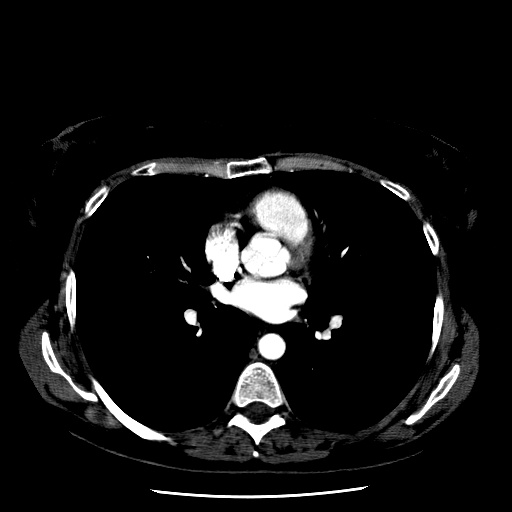
#> input picture 1.jpg, 512 x 512 px
$ python lung_mask_japan.py
#> lines starting #> are read from the running program, lines starting #| are printed output that depends on the picture; after the words box and inside, x2 and y2 are one past the last pixel; in counts of white or black regions, pixels touching at a corner belong together
import cv2
import numpy as np

input_name = "1"
image = cv2.imread(str(input_name) + ".jpg", 0)
#> image is the input picture: shape (512, 512); min 0, max 255, mean 19.6
# print("ret: {}".format(ret))
# モルフォロジカル処理のためのKernel
kernel_dull = np.ones((6, 6), np.float32) / 36
kernel_5 = np.ones((5, 5), np.uint8)
kernel_10 = np.ones((10, 10), np.uint8)
kernel_15 = np.ones((15, 15), np.uint8)
kernel_20 = np.ones((20, 20), np.uint8)
kernel_25 = np.ones((25, 25), np.uint8)
kernel_30 = np.ones((30, 30), np.uint8)
kernel_50 = np.ones((50, 50), np.uint8)

# 2値化をする前に明るさとコントラストの調整。
# alpha=コントラスト、beta=明るさ
cv2.imshow("image", image)
cv2.waitKey()


def adjust(image, alpha=1.6, beta=-30):
#> called with alpha = 1.6, beta = -30
    dst = alpha * image + beta
    return np.clip(dst, 0, 255).astype(np.uint8)
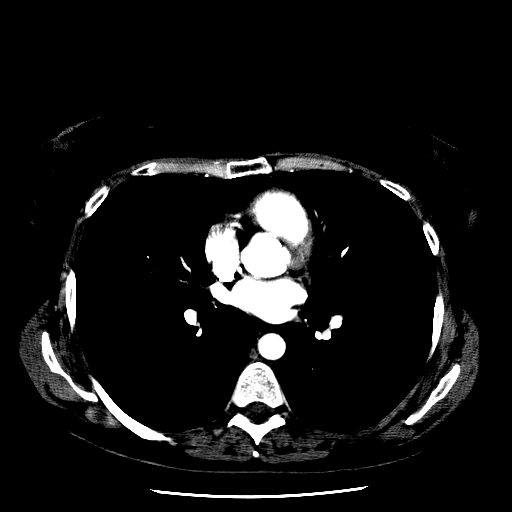
#> returned value: shape (512, 512); min 0, max 255, mean 21


image_adjusted = adjust(image)
cv2.imshow("image_adjusted", image_adjusted)
cv2.waitKey()

# THRESH_OTSUは判別分析法を用いた２値化処理。

ret, img_thresh = cv2.threshold(image_adjusted, 0, 255, cv2.THRESH_OTSU)  # cv2.THRESH_OTSU
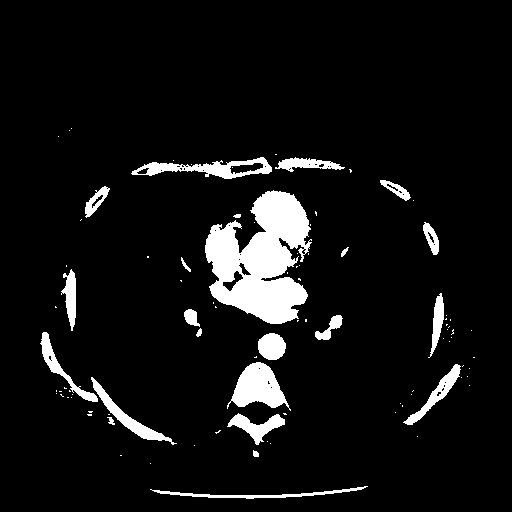
#> img_thresh: shape (512, 512); 7.3% white; 93 white regions (70 under 20 px), largest, box (x1, y1, x2, y2) and area: (205, 190, 312, 324) 8739, (227, 362, 291, 411) 1685, (131, 157, 272, 179) 1267
#> ret = 118
# print(ret) #しきい値
re2, img_thresh = cv2.threshold(image_adjusted, ret - 10, 255, cv2.THRESH_BINARY)
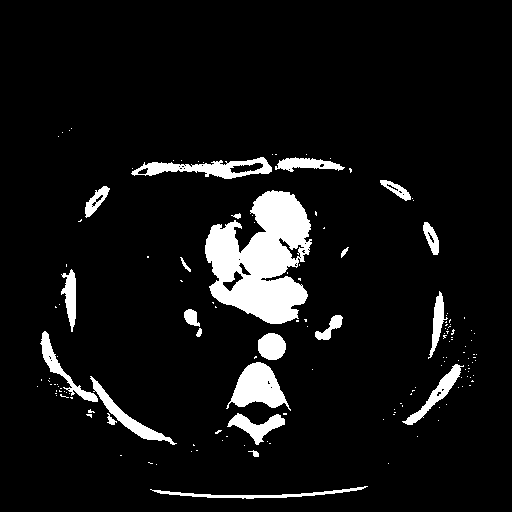
#> img_thresh: shape (512, 512); 7.6% white; 152 white regions (129 under 20 px), largest, box (x1, y1, x2, y2) and area: (205, 190, 312, 324) 8913, (226, 362, 291, 411) 1701, (131, 157, 272, 179) 1360
#> re2 = 108
cv2.imshow("img_th", img_thresh)
cv2.waitKey()
# モルフォロジカル処理

closing = cv2.morphologyEx(img_thresh, cv2.MORPH_CLOSE, kernel_15)
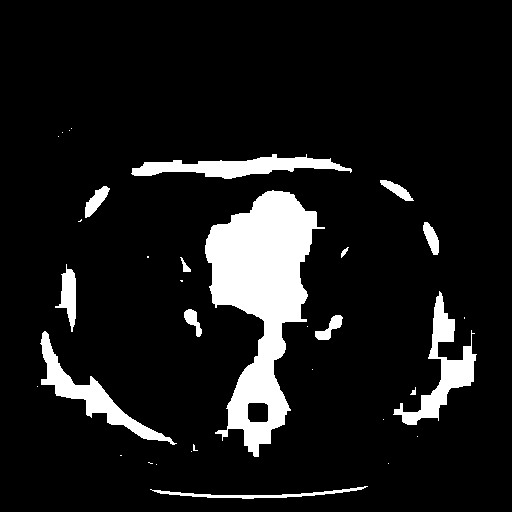
#> closing: shape (512, 512); 10% white; 33 white regions (19 under 20 px), largest, box (x1, y1, x2, y2) and area: (205, 190, 325, 457) 14958, (393, 291, 477, 425) 2880, (40, 331, 177, 445) 2700
cv2.imshow("img_th", closing)
cv2.waitKey()

img_thresh = cv2.morphologyEx(img_thresh, cv2.MORPH_OPEN, kernel_20)
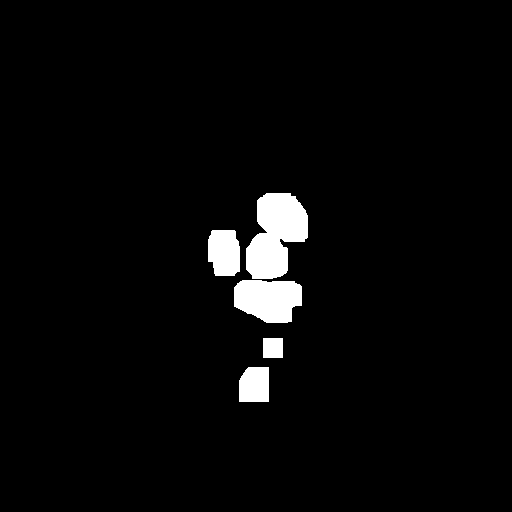
#> img_thresh: shape (512, 512); 3.3% white; 5 white regions, box (x1, y1, x2, y2) and area: (246, 193, 308, 279) 3661, (234, 280, 302, 323) 2377, (208, 230, 240, 276) 1307, (239, 367, 269, 402) 992, (263, 338, 283, 358) 400
cv2.imshow("img_th", img_thresh)
cv2.waitKey()
# 元画像の画像情報の登録
rows, cols = image.shape
#> rows = 512; cols = 512
roi = image[0:rows, 0:cols]

# マスクの作成
mask = img_thresh
mask_inv = cv2.bitwise_not(mask)
# 元画像にマスクを合成
image_bg = cv2.bitwise_and(roi, roi, mask=mask_inv)
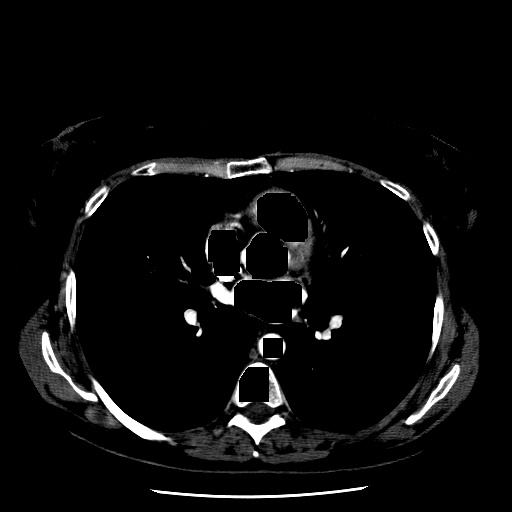
#> image_bg: shape (512, 512); min 0, max 255, mean 12
cv2.imshow("image_bg", image_bg)
cv2.waitKey()

image_trim = image_bg[100:cols - 100, 100:rows - 100]
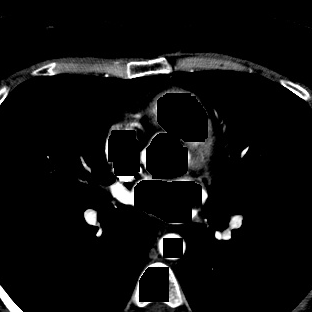
#> image_trim: shape (312, 312); min 0, max 255, mean 12.9
cv2.imshow("image_trim", image_trim)
cv2.waitKey()
# アウトプット

cv2.imwrite(str(input_name) + "_out.png", image_trim)

cv2.destroyAllWindows()
